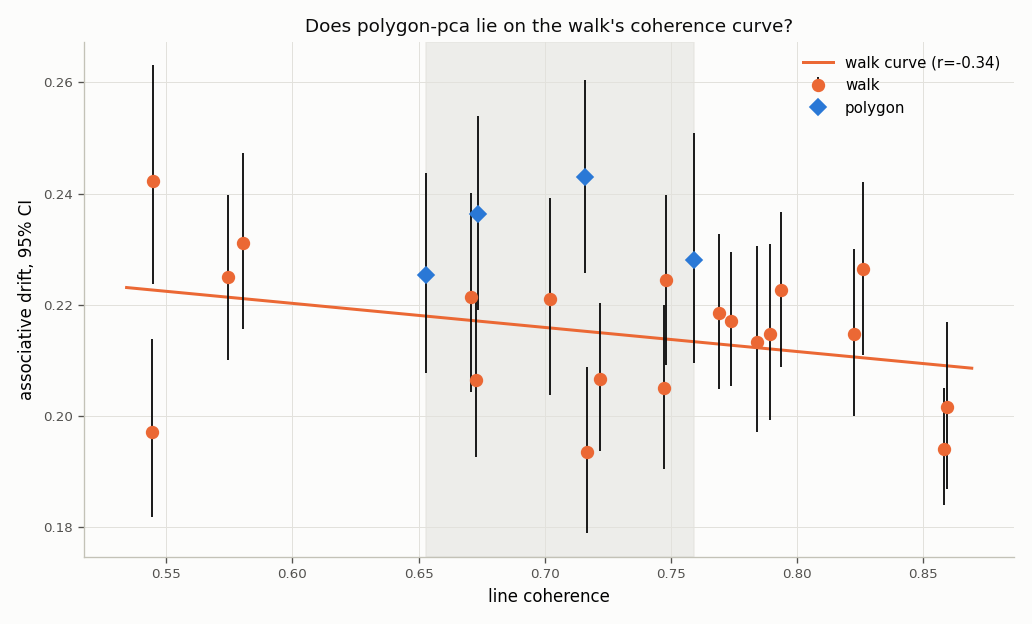

This figure's Python source:
"""coherence_collinearity — is the rule effect the geometry, or the coherence the geometry produces?

`rule_vs_text` established a rule effect of +0.024 on associative drift but could not interpret it.
polygon-pca's four builds spanned line coherence 0.653-0.759 and the walk's spanned 0.823-0.859 —
**disjoint ranges**, so "rule" and "coherence" were the same contrast and the r = -0.77 across those
eight poems was the rule effect rewritten, not independent evidence for either.

**Reordering was tried first and rejected.** Permuting the lines of a fixed build is the ideal
manipulation — it holds the line multiset exactly constant — but it is far too weak here: greedy
max- and min-coherence reorderings move a build only 0.05-0.10, because coherence is mostly a
property of *which* lines a rule selects, not what order they sit in. The resulting overlap band
would have held three polygon builds against two walk builds.

**So: build a coherence-response curve inside one rule family, and ask whether the other rule lies
on it.** The walk's `w` already controls coherence (`weighted_selection`, rho +1.00). Measured under
this mask and length it spans 0.561 (w = 0) to 0.859 (w = 0.3+), straddling polygon's entire range.

    walk family     w in {0, .04, .07, .1, .3} x 4 origins = 20 builds, coherence 0.544-0.859
    polygon family  4 origins                              =  4 builds, coherence 0.653-0.759

The intermediate weights are chosen to populate polygon's own range rather than to space `w`
evenly: w = 0.04 lands all four origins inside 0.653-0.759, so the matched-coherence band holds
seven walk builds against four polygon ones instead of the four it would hold otherwise.

Eight of the twenty-four were generated by `rule_vs_text` (walk w = 0.3 and all four polygon builds)
and are reused from its cache after the rebuilt text is verified against `rule_vs_text_poems.md`.

**The test.** Fit drift against coherence across the 16 walk builds — a within-family curve with
real span and real n, unlike the n = 4 slopes that could not be read before. Then take each polygon
build's residual from that curve.

    polygon lands ON the walk curve      -> the "rule effect" was coherence all along
    polygon lands ABOVE it at matched coherence -> the geometry does something coherence does not

A matched-coherence contrast over the overlap band is reported alongside, since it assumes no
functional form at all.

**A covariate that has to be watched.** Within the walk family, coherence and type-token ratio move
together (TTR 0.84 at w = 0, 0.68 at w = 0.3): greedy nearest-in-meaning selection repeats itself,
which is the trap `weighted_selection` fell into at w = 1. polygon sits at TTR 0.73-0.82 over its
range, comparable to the walk at matched coherence, but the regression is refit with TTR included so
the claim does not rest on that being close enough by eye.

Usage: python3 explore/hypnagogia/coherence_collinearity.py [--smoke]
Outputs (committed): coherence_collinearity.csv, coherence_collinearity_summary.csv,
                     coherence_collinearity.png
"""
import argparse
import importlib.util
import re
import time
from pathlib import Path

import numpy as np
import pandas as pd
import torch
from scipy import stats

from spiritbench.config import load_config, REPO_ROOT
from spiritbench.listener.model import HiddenStateModel
from spiritbench.stimuli import adapter as ad
from spiritbench.stimuli.phrase_bank import load_nrc

HERE = Path(__file__).resolve().parent
SCRATCH = REPO_ROOT / "explore/scratch/rule_vs_text"     # shared, so the 8 existing builds reuse
GEN_PROMPT = "I close my eyes, and what comes to mind is"
WORD = re.compile(r"[a-z']+")
N_GEN, GEN_TOK, N_BOOT, N_LINES = 100, 110, 10000, 16
STARTS = {"S1": (0.50, 0.50), "S2": (0.60, 0.25), "S3": (0.40, 0.45), "S4": (0.70, 0.30)}
WEIGHTS = [0.0, 0.04, 0.07, 0.1, 0.3]


def _mod(name, path):
    s = importlib.util.spec_from_file_location(name, path)
    m = importlib.util.module_from_spec(s)
    s.loader.exec_module(m)
    return m


hr = _mod("hr", HERE / "run.py")
ws = _mod("ws", HERE / "weighted_selection.py")
ds = _mod("ds", HERE / "drift_search.py")
cp, hy, rb = hr.cp, hr.hy, hr.rb


def main():
    ap = argparse.ArgumentParser(); ap.add_argument("--smoke", action="store_true")
    args = ap.parse_args()
    n_gen = 4 if args.smoke else N_GEN
    SCRATCH.mkdir(parents=True, exist_ok=True)

    cfg = load_config()
    nrc = load_nrc(cfg["nrc_lexicon"])
    art = ad.load_art(str(REPO_ROOT / "data/phrase_bank/phrase_graph.json"))
    ok, vocab = cp.clean_mask(art, cfg["glove_path"])
    no_minor = np.array([not (rb.MINOR & set(rb.WORD.findall(art.word(i).lower())))
                         for i in range(len(art.nodes))])
    screen_ok = np.array([not ds.screened(art.word(i)) for i in range(len(art.nodes))])
    mask = ok & no_minor & screen_ok & hr.facet_union(art, hy.FACETS, vocab, cfg["glove_path"])
    tva = tuple(np.mean([[nrc[w][0], nrc[w][1]]
                         for wss in hy.FACETS.values() for w in wss if w in nrc], axis=0))

    # name -> (ids, family, w, origin). walk w=0.3 and polygon keep rule_vs_text's cache names.
    builds = {}
    for k, s in STARTS.items():
        builds[f"polygon_{k}"] = (
            ad.apply_mask_to_path(art, ad.polygon_pca(art, s, tva, N_LINES, 42), mask),
            "polygon", np.nan, k)
        for w in WEIGHTS:
            nm = f"walk_{k}" if w == 0.3 else f"walk_w{int(w * 1000):03d}_{k}"
            builds[nm] = (ws.walk_weighted(art, mask, tva, N_LINES, w, start_va=s), "walk", w, k)

    texts, meta = {}, {}
    for nm, (ids, fam, w, k) in builds.items():
        texts[nm] = ".\n".join(art.word(i) for i in ids)
        tk = [t for i in ids for t in WORD.findall(art.word(i).lower())]
        meta[nm] = dict(build=nm, family=fam, w=w, origin=k,
                        coherence=hr.line_coherence(art, ids),
                        poem_ttr=len(set(tk)) / len(tk), n_distinct=len(set(ids)))
    print(f"{len(builds)} builds · walk coherence "
          f"{min(m['coherence'] for m in meta.values() if m['family'] == 'walk'):.3f}-"
          f"{max(m['coherence'] for m in meta.values() if m['family'] == 'walk'):.3f} · polygon "
          f"{min(m['coherence'] for m in meta.values() if m['family'] == 'polygon'):.3f}-"
          f"{max(m['coherence'] for m in meta.values() if m['family'] == 'polygon'):.3f}\n", flush=True)

    # The 8 builds shared with rule_vs_text reuse its cache. Only trust that cache if this
    # rebuild still produces the identical poem; otherwise drop it and regenerate.
    prev = HERE / "rule_vs_text_poems.md"
    if prev.exists() and not args.smoke:
        for rule, k, body in re.findall(r"## (\w+)@(\w+)[^\n]*\n\n```\n(.*?)\n```",
                                        prev.read_text(), re.S):
            nm = f"{rule}_{k}"
            if nm in texts and body.strip() != texts[nm].strip():
                print(f"  {nm}: poem differs from rule_vs_text, dropping its cache", flush=True)
                (SCRATCH / f"{nm}.csv").unlink(missing_ok=True)
            elif nm in texts:
                print(f"  {nm}: verified identical to rule_vs_text", flush=True)

    model = HiddenStateModel(cfg["listener_model"], device=cfg["device"])
    tok, net, dev = model.tokenizer, model.model, model.device
    pre = cfg["preamble"]
    WV, WK = ds.load_wordvecs(cfg)

    def embed(t):
        ts = [x for x in WORD.findall(t.lower()) if x in WK]
        if not ts:
            return None
        v = WV[[WK[x] for x in ts]].mean(0)
        return v / max(np.linalg.norm(v), 1e-9)

    t0 = time.time()
    rows = []
    for nm, (ids, fam, w, k) in builds.items():
        cpath = SCRATCH / f"{nm}.csv"
        if cpath.exists() and not args.smoke:
            d = pd.read_csv(cpath)
            d["build"] = nm
            rows.append(d)
            print(f"  {nm:<18} cached  drift {d.drift.mean():.4f}", flush=True)
            continue
        ii = tok(pre + texts[nm] + "\n\n" + GEN_PROMPT, return_tensors="pt").to(dev)
        recs = []
        for g in range(n_gen):
            torch.manual_seed(5000 + g)
            with torch.no_grad():
                o = net.generate(**ii, max_new_tokens=GEN_TOK, do_sample=True, temperature=0.9,
                                 top_p=0.95, repetition_penalty=1.2, pad_token_id=tok.eos_token_id)
            txt = tok.decode(o[0, ii["input_ids"].shape[1]:], skip_special_tokens=True)
            es = [e for e in (embed(x) for x in re.split(r"[.!?\n]+", txt) if len(x.split()) > 2)
                  if e is not None]
            hops = [1 - es[i] @ es[i + 1] for i in range(len(es) - 1)]
            toks = WORD.findall(txt.lower())
            recs.append(dict(condition=nm, gen=g, n_hops=len(hops),
                             drift=float(np.mean(hops)) if hops else np.nan,
                             ttr=len(set(toks)) / len(toks) if toks else np.nan,
                             n_tokens=len(toks)))
        d = pd.DataFrame(recs)
        if not args.smoke:
            d.to_csv(cpath, index=False)
        d["build"] = nm
        rows.append(d)
        print(f"  {nm:<18} drift {d.drift.mean():.4f} ({d.drift.notna().sum()} usable) "
              f"[{time.time() - t0:.0f}s]", flush=True)

    df = pd.concat(rows, ignore_index=True)
    df.to_csv(HERE / "coherence_collinearity.csv", index=False)

    boot = np.random.default_rng(0)
    per, summ = {}, []
    for nm in builds:
        v = df[df.build == nm].drift.dropna().to_numpy()
        per[nm] = v
        bs = np.array([boot.choice(v, len(v), True).mean() for _ in range(N_BOOT)])
        summ.append(dict(meta[nm], n=len(v), drift=v.mean(),
                         ci_lo=np.percentile(bs, 2.5), ci_hi=np.percentile(bs, 97.5),
                         mean_hops=df[df.build == nm].n_hops.mean()))
    s = pd.DataFrame(summ).sort_values(["family", "coherence"])
    s.to_csv(HERE / "coherence_collinearity_summary.csv", index=False)
    print("\n" + s.round(4).to_string(index=False))

    wk = s[s.family == "walk"]
    pg = s[s.family == "polygon"]
    print(f"\ncoherence is no longer collinear with family: walk "
          f"{wk.coherence.min():.3f}-{wk.coherence.max():.3f}, polygon "
          f"{pg.coherence.min():.3f}-{pg.coherence.max():.3f}")

    lr = stats.linregress(wk.coherence, wk.drift)
    print(f"\nWALK COHERENCE-RESPONSE CURVE (n={len(wk)}): slope {lr.slope:+.4f} per unit coherence,"
          f" r={lr.rvalue:+.2f}, p={lr.pvalue:.4f}")
    print(f"  over the observed span that is {lr.slope * (wk.coherence.max() - wk.coherence.min()):+.4f} "
          f"of drift — compare the rule effect of +0.0240")

    pred = lr.intercept + lr.slope * pg.coherence
    resid = pg.drift.to_numpy() - pred.to_numpy()
    print(f"\nDO THE POLYGON BUILDS LIE ON IT?")
    for nm, c, d_, p_, r_ in zip(pg.build, pg.coherence, pg.drift, pred, resid):
        print(f"  {nm:<14} coherence {c:.3f}  drift {d_:.4f}  walk-curve predicts {p_:.4f}  "
              f"residual {r_:+.4f}")
    # bootstrap the mean polygon residual, resampling generations within each build
    rb_ = []
    for _ in range(N_BOOT):
        mm = [boot.choice(per[nm], len(per[nm]), True).mean() for nm in pg.build]
        rb_.append(np.mean(np.array(mm) - pred.to_numpy()))
    rb_ = np.array(rb_)
    lo, hi = np.percentile(rb_, [2.5, 97.5])
    print(f"  mean residual {resid.mean():+.4f}  [{lo:+.4f}, {hi:+.4f}]  "
          f"{'ABOVE the curve — geometry does something coherence does not' if lo > 0 else ('BELOW the curve' if hi < 0 else 'ON the curve — consistent with coherence alone')}")

    band = (max(wk.coherence.min(), pg.coherence.min()), min(wk.coherence.max(), pg.coherence.max()))
    wb = wk[(wk.coherence >= band[0]) & (wk.coherence <= band[1])]
    pb = pg[(pg.coherence >= band[0]) & (pg.coherence <= band[1])]
    print(f"\nMATCHED-COHERENCE CONTRAST over {band[0]:.3f}-{band[1]:.3f} "
          f"(no functional form assumed): {len(pb)} polygon vs {len(wb)} walk builds")
    if len(pb) >= 2 and len(wb) >= 2:
        t = stats.ttest_ind(pb.drift, wb.drift)
        print(f"  polygon {pb.drift.mean():.4f} (mean coherence {pb.coherence.mean():.3f})  vs  "
              f"walk {wb.drift.mean():.4f} ({wb.coherence.mean():.3f})")
        print(f"  difference {pb.drift.mean() - wb.drift.mean():+.4f}, t={t.statistic:.2f}, "
              f"p={t.pvalue:.4f}")

    X = np.column_stack([np.ones(len(s)), s.coherence, s.poem_ttr, (s.family == "polygon").astype(float)])
    beta, *_ = np.linalg.lstsq(X, s.drift.to_numpy(), rcond=None)
    resid_full = s.drift.to_numpy() - X @ beta
    se = np.sqrt(np.sum(resid_full ** 2) / (len(s) - 4) * np.diag(np.linalg.inv(X.T @ X)))
    print(f"\ndrift ~ coherence + poem TTR + family, n={len(s)} builds:")
    for nmb, b, e in zip(("intercept", "coherence", "poem_ttr", "family=polygon"), beta, se):
        tv = b / e
        print(f"  {nmb:<16} {b:+.4f}  (se {e:.4f}, t {tv:+.2f}, p {2 * stats.t.sf(abs(tv), len(s) - 4):.4f})")

    import matplotlib
    matplotlib.use("Agg")
    import matplotlib.pyplot as plt
    BLUE, ORANGE, INK, MUTED, GRID = "#2a78d6", "#eb6834", "#0b0b0b", "#52514e", "#e2e1dc"
    fig, ax = plt.subplots(figsize=(8.6, 5.2), dpi=120)
    fig.patch.set_facecolor("#fcfcfb"); ax.set_facecolor("#fcfcfb")
    xs = np.linspace(s.coherence.min() - .01, s.coherence.max() + .01, 50)
    ax.plot(xs, lr.intercept + lr.slope * xs, color=ORANGE, lw=1.8, zorder=2,
            label=f"walk curve (r={lr.rvalue:+.2f})")
    ax.axvspan(band[0], band[1], color=GRID, alpha=.55, zorder=0)
    for fam, c, mk in (("walk", ORANGE, "o"), ("polygon", BLUE, "D")):
        q = s[s.family == fam]
        ax.errorbar(q.coherence, q.drift, yerr=[q.drift - q.ci_lo, q.ci_hi - q.drift],
                    fmt=mk, ms=7, color=c, ecolor=INK, elinewidth=1.1, lw=0, zorder=4, label=fam)
    ax.set_xlabel("line coherence"); ax.set_ylabel("associative drift, 95% CI")
    ax.set_title("Does polygon-pca lie on the walk's coherence curve?", fontsize=11, color=INK)
    ax.legend(frameon=False, fontsize=9)
    ax.grid(color=GRID, lw=.6, zorder=0)
    for sp in ("top", "right"):
        ax.spines[sp].set_visible(False)
    for sp in ("left", "bottom"):
        ax.spines[sp].set_color("#c3c2b7")
    ax.tick_params(colors=MUTED, labelsize=8)
    fig.tight_layout()
    fig.savefig(HERE / "coherence_collinearity.png", facecolor=fig.get_facecolor())
    print(f"\nwrote coherence_collinearity.csv coherence_collinearity_summary.csv "
          f"coherence_collinearity.png ({(time.time() - t0) / 60:.1f} min)")


if __name__ == "__main__":
    main()
